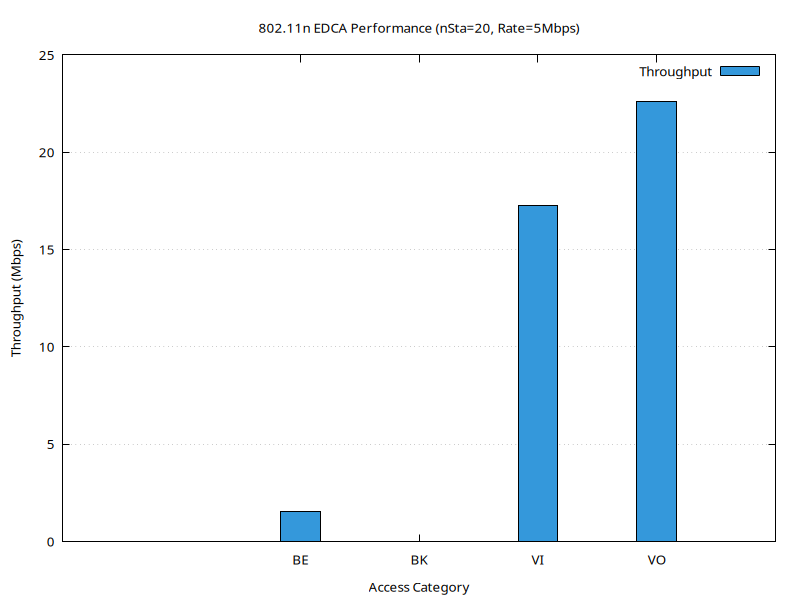

Recreate this plot in gnuplot.
set terminal pngcairo size 800,600 enhanced font 'Verdana,10'
set output 'plot_n20_5Mbps.png'
set title '802.11n EDCA Performance (nSta=20, Rate=5Mbps)'
set style data histograms
set style fill solid 1.0 border -1
set ylabel 'Throughput (Mbps)'
set xlabel 'Access Category'
set yrange [0:*]
set grid y
plot 'plot_n20_5Mbps.dat' using 2:xtic(1) title 'Throughput' lc rgb '#3498db'
